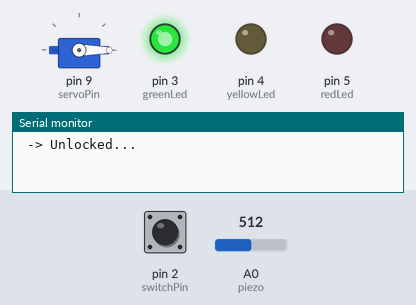
Simulated run of this sketch. Board: Arduino Uno, built with avr-gcc and run on an emulated ATmega328P. Shown: servo, output pins drawn as LEDs (lit = HIGH), the last lines printed to the serial monitor. The test bench sets the inputs (shaded band); at power-on: pin 2 (switchPin) LOW, A0 (piezo) = 512.

Above: at 1.2 s.
1.3 s: pin 2 (switchPin) pulled HIGH for 0.15 s
At 1.9 s:
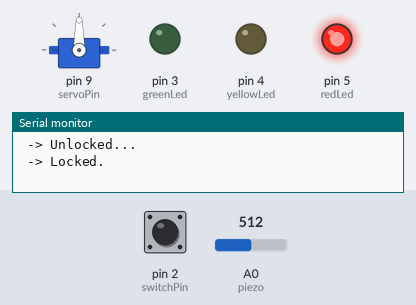
Timing chart, 0 to 4.3 s (numbered marks = the images above; inputs shaded):
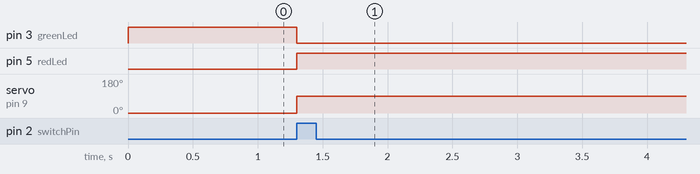

The sketch:

knock_lock.ino
```cpp
#include<Servo.h>

Servo servo;

const int piezo = A0;
const int switchPin = 2;
const int servoPin = 9;
const int redLed = 5;
const int yellowLed = 4;
const int greenLed = 3;

int knockValue;
int switchValue;

const int quietKnock = 10;
const int loudKnock = 100;

boolean locked = false;
int numberOfKnocks = 0;


void setup() {
  servo.attach(servoPin);

  pinMode(redLed, OUTPUT);
  pinMode(yellowLed, OUTPUT);
  pinMode(greenLed, OUTPUT);

  Serial.begin(9600);

  digitalWrite(greenLed, HIGH);
  servo.write(0);
  Serial.println(" -> Unlocked...");
}

void loop() {
  if (locked == false) {
    switchValue = digitalRead(switchPin);

    if (switchValue == HIGH) {
      locked = true;
      digitalWrite(greenLed, LOW);
      digitalWrite(redLed, HIGH);
      servo.write(90);
      Serial.println(" -> Locked.");

      delay(1000);
    }
  }

  if (locked == true) {
    knockValue = analogRead(piezo);

    if (numberOfKnocks < 3 && knockValue > 0) {
      if (checkForKnock(knockValue) == true) {
        numberOfKnocks++;
      }

      Serial.print(3 - numberOfKnocks);
      Serial.println(" more knocks to go");
    }

    if (numberOfKnocks >= 3) {
      numberOfKnocks = 0;
      locked = false;
      servo.write(0);
      delay(20);

      digitalWrite(greenLed, HIGH);
      digitalWrite(redLed, LOW);
      Serial.println(" -> Unlocked...");
    }
  }
}

boolean checkForKnock(int value) {
  if (value > quietKnock && value < loudKnock) {
    digitalWrite(yellowLed, HIGH);
    delay(50);
    digitalWrite(yellowLed, LOW);
    Serial.print(" -> Knock: ");
    Serial.println(value);

    return true;
  }
  else {
    Serial.print(" -> No valid knock detected (knock value was ");
    Serial.print(value);
    Serial.println(")");

    return false;
  }
}
```

Measured:
- after the input at 1.3 s, pin 3 (greenLed): HIGH → LOW at once; pin 5 (redLed): LOW → HIGH at once; servo on pin 9 (servoPin): 0° → 90° at once
